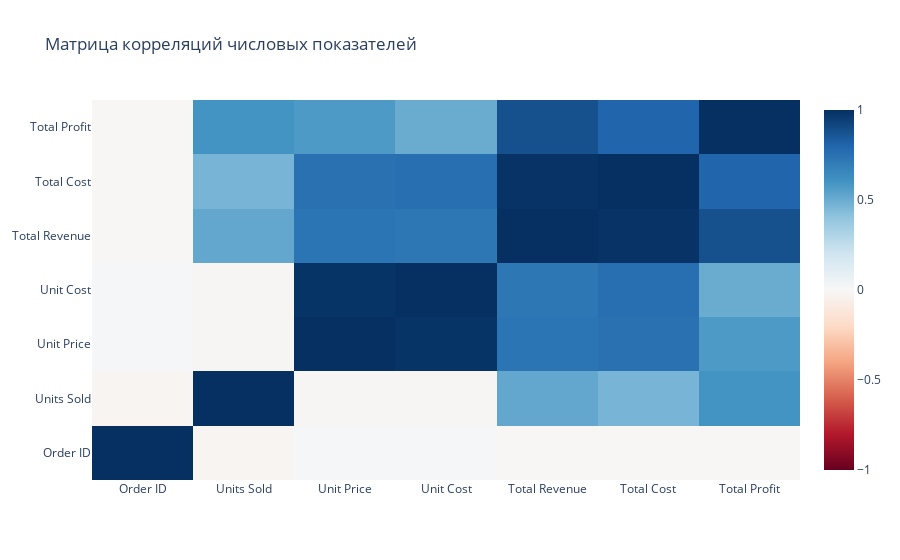
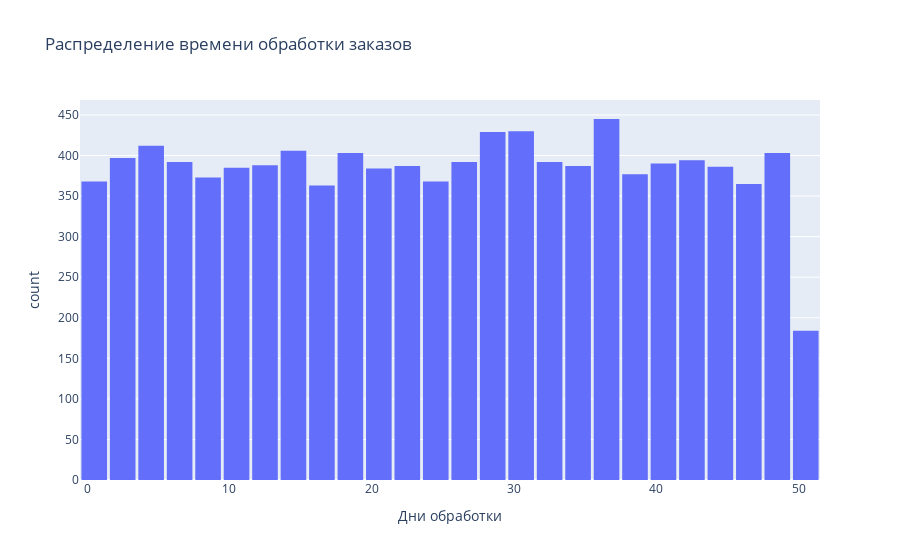

These figures' notebook cell, in order:
### Code cell
corr_matrix = df.select_dtypes(include=[np.number]).corr()

fig6 = go.Figure(data=go.Heatmap(
    z=corr_matrix.values,  
    x=corr_matrix.columns,  
    y=corr_matrix.columns,  
    colorscale='RdBu',  
    zmin=-1, 
    zmax=1, 
    hoverongaps=False  
))
fig6.update_layout(title='Матрица корреляций числовых показателей')
# fig6.write_html('6.html')
fig6.show()
import plotly.express as px
import plotly.graph_objects as go
from plotly.subplots import make_subplots
df['Processing Time'] = (df['Ship Date'] - df['Order Date']).dt.days
fig1 = px.histogram(df, x='Processing Time', nbins=30, 
                   title='Распределение времени обработки заказов',
                   labels={'Processing Time': 'Дни обработки'},
                   color_discrete_sequence=['#636EFA'])
fig1.update_layout(bargap=0.1)
fig1.show()

### Figure 1 — Plotly figure (JSON) as saved in the notebook; plotly's stock layout.template omitted (floating-point values rounded to 4 significant figures)
{"data": [{"colorscale": [[0, "rgb(103,0,31)"], [0.1, "rgb(178,24,43)"], [0.2, "rgb(214,96,77)"], [0.3, "rgb(244,165,130)"], [0.4, "rgb(253,219,199)"], [0.5, "rgb(247,247,247)"], [0.6, "rgb(209,229,240)"], [0.7, "rgb(146,197,222)"], [0.8, "rgb(67,147,195)"], [0.9, "rgb(33,102,172)"], [1, "rgb(5,48,97)"]], "hoverongaps": false, "type": "heatmap", "x": ["Order ID", "Units Sold", "Unit Price", "Unit Cost", "Total Revenue", "Total Cost", "Total Profit"], "y": ["Order ID", "Units Sold", "Unit Price", "Unit Cost", "Total Revenue", "Total Cost", "Total Profit"], "z": [[1.0, -0.01973, 0.01217, 0.01045, -0.009288, -0.00953, -0.007115], [-0.01973, 1.0, -0.01298, -0.01244, 0.5186, 0.4662, 0.5975], [0.01217, -0.01298, 1.0, 0.9863, 0.7332, 0.7492, 0.5711], [0.01045, -0.01244, 0.9863, 1.0, 0.7233, 0.7598, 0.5003], [-0.009288, 0.5186, 0.7332, 0.7233, 1.0, 0.9879, 0.882], [-0.00953, 0.4662, 0.7492, 0.7598, 0.9879, 1.0, 0.7982], [-0.007115, 0.5975, 0.5711, 0.5003, 0.882, 0.7982, 1.0]], "zmax": 1, "zmin": -1}], "layout": {"title": {"text": "Матрица корреляций числовых показателей"}}}

### Figure 2 — Plotly figure (JSON) as saved in the notebook; plotly's stock layout.template omitted (floating-point values rounded to 4 significant figures; data arrays with more than 128 entries replaced by an {"elided": "..."} marker saying what was removed)
{"data": [{"bingroup": "x", "hovertemplate": "Дни обработки=%{x}<br>count=%{y}<extra></extra>", "legendgroup": "", "marker": {"color": "#636EFA", "pattern": {"shape": ""}}, "name": "", "nbinsx": 30, "orientation": "v", "showlegend": false, "type": "histogram", "x": {"elided": "10000 int values"}, "xaxis": "x", "yaxis": "y"}], "layout": {"bargap": 0.1, "barmode": "relative", "legend": {"tracegroupgap": 0}, "title": {"text": "Распределение времени обработки заказов"}, "xaxis": {"anchor": "y", "domain": [0, 1], "title": {"text": "Дни обработки"}}, "yaxis": {"anchor": "x", "domain": [0, 1], "title": {"text": "count"}}}}
